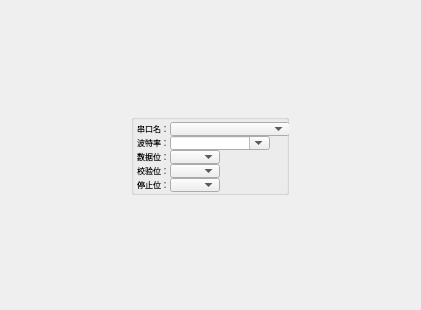
<?xml version="1.0" encoding="UTF-8"?>
<ui version="4.0">
 <class>UartSettingsWindow</class>
 <widget class="QWidget" name="UartSettingsWindow">
  <property name="enabled">
   <bool>true</bool>
  </property>
  <property name="geometry">
   <rect>
    <x>0</x>
    <y>0</y>
    <width>421</width>
    <height>310</height>
   </rect>
  </property>
  <property name="sizePolicy">
   <sizepolicy hsizetype="Preferred" vsizetype="Preferred">
    <horstretch>0</horstretch>
    <verstretch>0</verstretch>
   </sizepolicy>
  </property>
  <property name="minimumSize">
   <size>
    <width>152</width>
    <height>77</height>
   </size>
  </property>
  <property name="maximumSize">
   <size>
    <width>16777215</width>
    <height>16777215</height>
   </size>
  </property>
  <property name="font">
   <font>
    <family>Verdana</family>
    <pointsize>6</pointsize>
   </font>
  </property>
  <property name="windowTitle">
   <string notr="true"/>
  </property>
  <layout class="QGridLayout" name="gridLayout">
   <property name="sizeConstraint">
    <enum>QLayout::SetDefaultConstraint</enum>
   </property>
   <property name="leftMargin">
    <number>0</number>
   </property>
   <property name="topMargin">
    <number>0</number>
   </property>
   <property name="rightMargin">
    <number>0</number>
   </property>
   <property name="bottomMargin">
    <number>0</number>
   </property>
   <property name="spacing">
    <number>0</number>
   </property>
   <item row="0" column="0">
    <widget class="QGroupBox" name="groupBox">
     <property name="enabled">
      <bool>true</bool>
     </property>
     <property name="sizePolicy">
      <sizepolicy hsizetype="Fixed" vsizetype="Fixed">
       <horstretch>0</horstretch>
       <verstretch>0</verstretch>
      </sizepolicy>
     </property>
     <property name="minimumSize">
      <size>
       <width>158</width>
       <height>81</height>
      </size>
     </property>
     <property name="maximumSize">
      <size>
       <width>158</width>
       <height>81</height>
      </size>
     </property>
     <property name="baseSize">
      <size>
       <width>0</width>
       <height>0</height>
      </size>
     </property>
     <property name="autoFillBackground">
      <bool>true</bool>
     </property>
     <property name="title">
      <string/>
     </property>
     <property name="flat">
      <bool>false</bool>
     </property>
     <property name="checkable">
      <bool>false</bool>
     </property>
     <layout class="QGridLayout" name="gridLayout_2">
      <property name="sizeConstraint">
       <enum>QLayout::SetDefaultConstraint</enum>
      </property>
      <property name="leftMargin">
       <number>3</number>
      </property>
      <property name="topMargin">
       <number>2</number>
      </property>
      <property name="rightMargin">
       <number>1</number>
      </property>
      <property name="bottomMargin">
       <number>1</number>
      </property>
      <property name="spacing">
       <number>1</number>
      </property>
      <item row="0" column="0">
       <widget class="QLabel" name="label_uart_name">
        <property name="font">
         <font>
          <family>Verdana</family>
          <pointsize>6</pointsize>
         </font>
        </property>
        <property name="text">
         <string>串口名：</string>
        </property>
        <property name="alignment">
         <set>Qt::AlignRight|Qt::AlignTrailing|Qt::AlignVCenter</set>
        </property>
       </widget>
      </item>
      <item row="0" column="1">
       <widget class="QComboBox" name="comboBox_uart_name">
        <property name="sizePolicy">
         <sizepolicy hsizetype="Fixed" vsizetype="Fixed">
          <horstretch>0</horstretch>
          <verstretch>0</verstretch>
         </sizepolicy>
        </property>
        <property name="minimumSize">
         <size>
          <width>120</width>
          <height>14</height>
         </size>
        </property>
        <property name="maximumSize">
         <size>
          <width>120</width>
          <height>14</height>
         </size>
        </property>
        <property name="baseSize">
         <size>
          <width>120</width>
          <height>14</height>
         </size>
        </property>
        <property name="font">
         <font>
          <family>Verdana</family>
          <pointsize>6</pointsize>
         </font>
        </property>
        <property name="editable">
         <bool>false</bool>
        </property>
        <property name="currentText">
         <string/>
        </property>
        <property name="currentIndex">
         <number>-1</number>
        </property>
       </widget>
      </item>
      <item row="0" column="2">
       <spacer name="horizontalSpacer">
        <property name="orientation">
         <enum>Qt::Horizontal</enum>
        </property>
        <property name="sizeHint" stdset="0">
         <size>
          <width>0</width>
          <height>10</height>
         </size>
        </property>
       </spacer>
      </item>
      <item row="1" column="0">
       <widget class="QLabel" name="label_uart_baud">
        <property name="font">
         <font>
          <family>Verdana</family>
          <pointsize>6</pointsize>
         </font>
        </property>
        <property name="text">
         <string>波特率：</string>
        </property>
        <property name="alignment">
         <set>Qt::AlignRight|Qt::AlignTrailing|Qt::AlignVCenter</set>
        </property>
       </widget>
      </item>
      <item row="1" column="1">
       <widget class="QComboBox" name="comboBox_uart_baud">
        <property name="sizePolicy">
         <sizepolicy hsizetype="Fixed" vsizetype="Fixed">
          <horstretch>0</horstretch>
          <verstretch>0</verstretch>
         </sizepolicy>
        </property>
        <property name="minimumSize">
         <size>
          <width>100</width>
          <height>14</height>
         </size>
        </property>
        <property name="maximumSize">
         <size>
          <width>100</width>
          <height>14</height>
         </size>
        </property>
        <property name="baseSize">
         <size>
          <width>100</width>
          <height>21</height>
         </size>
        </property>
        <property name="font">
         <font>
          <family>Verdana</family>
          <pointsize>6</pointsize>
         </font>
        </property>
        <property name="editable">
         <bool>true</bool>
        </property>
       </widget>
      </item>
      <item row="2" column="0">
       <widget class="QLabel" name="label_uart_databit">
        <property name="font">
         <font>
          <family>Verdana</family>
          <pointsize>6</pointsize>
         </font>
        </property>
        <property name="text">
         <string>数据位：</string>
        </property>
        <property name="alignment">
         <set>Qt::AlignRight|Qt::AlignTrailing|Qt::AlignVCenter</set>
        </property>
       </widget>
      </item>
      <item row="2" column="1">
       <widget class="QComboBox" name="comboBox_uart_databit">
        <property name="sizePolicy">
         <sizepolicy hsizetype="Fixed" vsizetype="Fixed">
          <horstretch>0</horstretch>
          <verstretch>0</verstretch>
         </sizepolicy>
        </property>
        <property name="minimumSize">
         <size>
          <width>50</width>
          <height>14</height>
         </size>
        </property>
        <property name="maximumSize">
         <size>
          <width>50</width>
          <height>14</height>
         </size>
        </property>
        <property name="font">
         <font>
          <family>Verdana</family>
          <pointsize>6</pointsize>
         </font>
        </property>
        <property name="editable">
         <bool>false</bool>
        </property>
       </widget>
      </item>
      <item row="3" column="0">
       <widget class="QLabel" name="label_uart_oddbit">
        <property name="font">
         <font>
          <family>Verdana</family>
          <pointsize>6</pointsize>
         </font>
        </property>
        <property name="text">
         <string>校验位：</string>
        </property>
        <property name="alignment">
         <set>Qt::AlignRight|Qt::AlignTrailing|Qt::AlignVCenter</set>
        </property>
       </widget>
      </item>
      <item row="3" column="1">
       <widget class="QComboBox" name="comboBox_uart_oddbit">
        <property name="sizePolicy">
         <sizepolicy hsizetype="Fixed" vsizetype="Fixed">
          <horstretch>0</horstretch>
          <verstretch>0</verstretch>
         </sizepolicy>
        </property>
        <property name="minimumSize">
         <size>
          <width>50</width>
          <height>14</height>
         </size>
        </property>
        <property name="maximumSize">
         <size>
          <width>50</width>
          <height>14</height>
         </size>
        </property>
        <property name="font">
         <font>
          <family>Verdana</family>
          <pointsize>6</pointsize>
         </font>
        </property>
       </widget>
      </item>
      <item row="4" column="0">
       <widget class="QLabel" name="label_uart_stopbit">
        <property name="font">
         <font>
          <family>Verdana</family>
          <pointsize>6</pointsize>
         </font>
        </property>
        <property name="text">
         <string>停止位：</string>
        </property>
        <property name="alignment">
         <set>Qt::AlignRight|Qt::AlignTrailing|Qt::AlignVCenter</set>
        </property>
       </widget>
      </item>
      <item row="4" column="1">
       <widget class="QComboBox" name="comboBox_uart_stopbit">
        <property name="sizePolicy">
         <sizepolicy hsizetype="Fixed" vsizetype="Fixed">
          <horstretch>0</horstretch>
          <verstretch>0</verstretch>
         </sizepolicy>
        </property>
        <property name="minimumSize">
         <size>
          <width>50</width>
          <height>14</height>
         </size>
        </property>
        <property name="maximumSize">
         <size>
          <width>50</width>
          <height>14</height>
         </size>
        </property>
        <property name="font">
         <font>
          <family>Verdana</family>
          <pointsize>6</pointsize>
         </font>
        </property>
        <property name="editable">
         <bool>false</bool>
        </property>
       </widget>
      </item>
      <item row="5" column="0">
       <spacer name="verticalSpacer">
        <property name="orientation">
         <enum>Qt::Vertical</enum>
        </property>
        <property name="sizeType">
         <enum>QSizePolicy::Expanding</enum>
        </property>
        <property name="sizeHint" stdset="0">
         <size>
          <width>10</width>
          <height>0</height>
         </size>
        </property>
       </spacer>
      </item>
     </layout>
    </widget>
   </item>
  </layout>
 </widget>
 <resources/>
 <connections/>
</ui>
